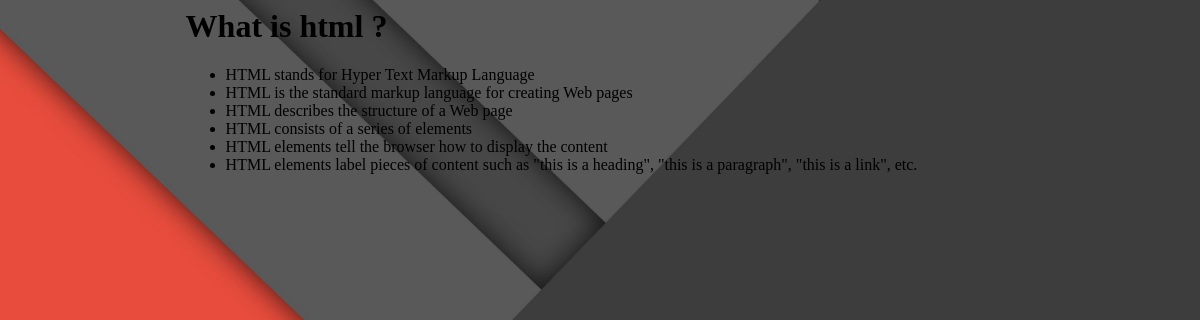
/ebookmaker/details.php?id=2, run on the app's committed database.
### tables this page shows
CREATE TABLE `ebook` (
  `id` int(11) NOT NULL,
  `Article_title` varchar(255) NOT NULL,
  `Article_content` text NOT NULL,
  `Date_published` timestamp NOT NULL DEFAULT current_timestamp()
);

### ebookmaker/details.php (the view, shortened to what this page needs)
<html lang="en">
<head>
    <link rel="stylesheet" href="css/style.css">
</head>
<body>
<?php
if(isset($_GET['id'])){
    require_once('config/db_connect.php');
    $auth_id = mysqli_real_escape_string($con,$_GET['id']);
    $sql = "SELECT * FROM ebook WHERE id= $auth_id";
    $execute = mysqli_query($con,$sql);
    $post = mysqli_fetch_assoc($execute);
}else{
    header('Location: index.php');
    exit();
}
?>
<div class="container">
<h1><?php echo $post['Article_title']; ?></h1>
<div class="content">
    <?php echo $post['Article_content']; ?>
</div>
</div>
</body>
</html>

### ebookmaker/css/style.css (style rules this page uses)
.container { max-width:70%; margin: 0 auto; }

### ebookmaker/details.php (style rules this page uses)
body { background-image: url('image/g.jpg'); background-repeat: no-repeat; background-attachment: fixed; background-size:cover; }

### data on the page
ebook: Article_title "What is html ?", Article_content "HTML stands for Hyper Text Markup Language HTML is the standard markup language for creating Web pages HTML describes the structure of a Web page HTML consists of a series of elements HTML elements tell the browser how to display the content HTML elements label pieces of content such as \"this is a heading\", \"this is a paragraph\", \"this is a link\", etc."
